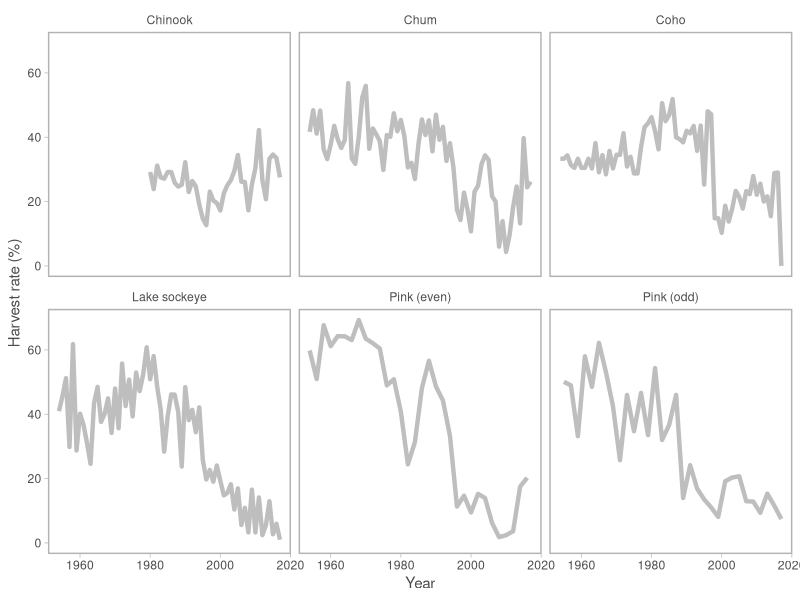
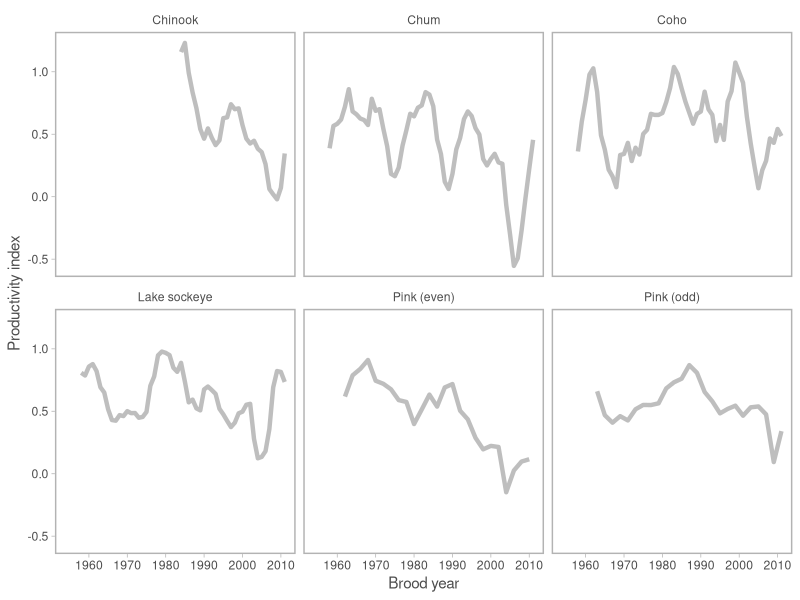
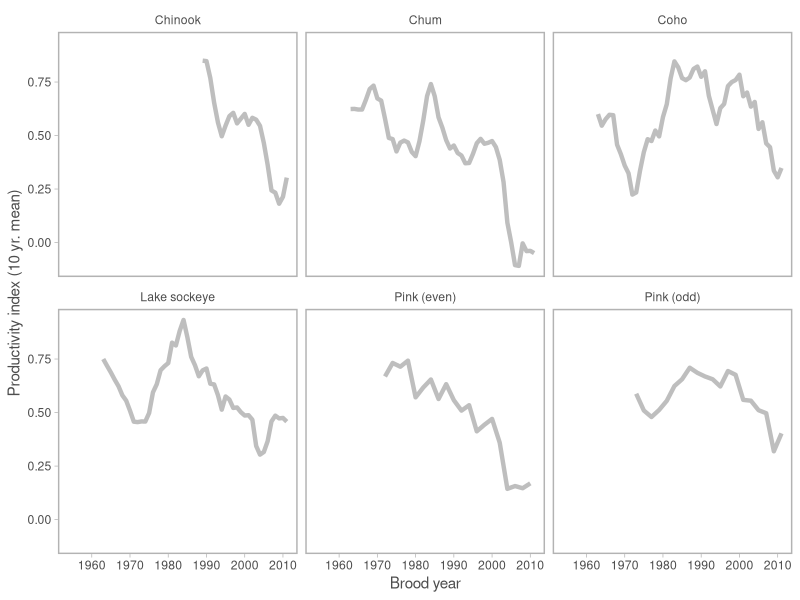
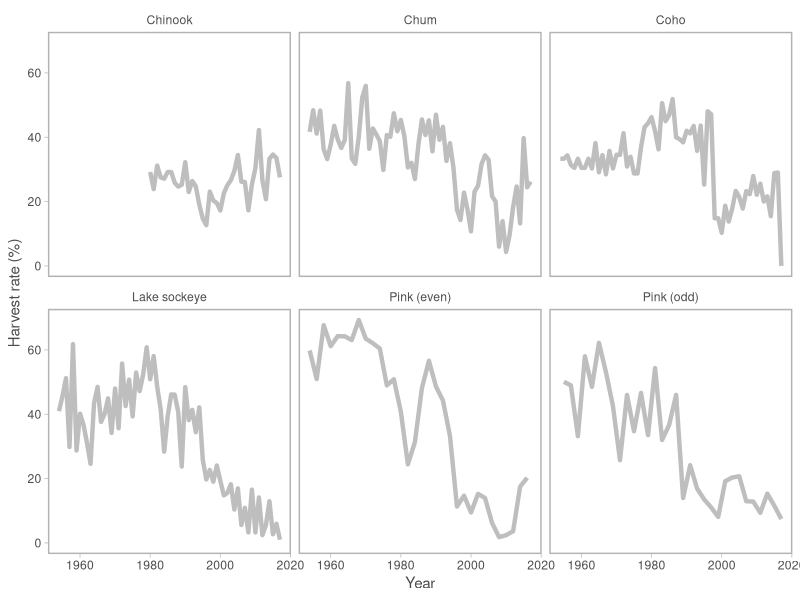
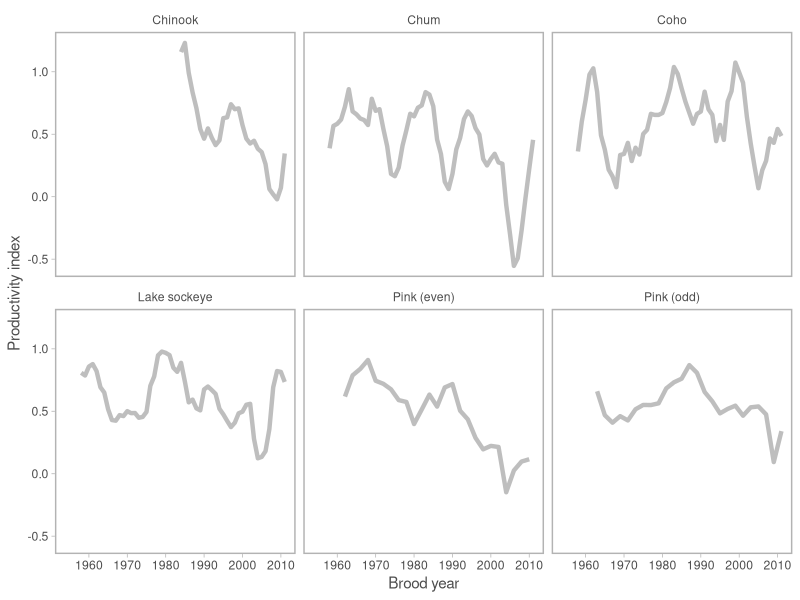
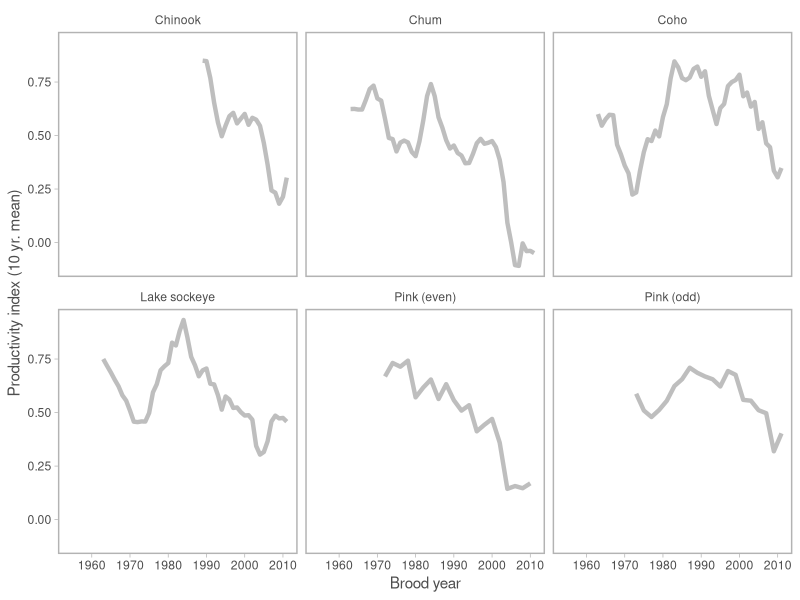

R code for these plots, in order:
library(tidyverse)

theme_sleek <- function(base_size = 11, base_family = "") {
  half_line <- base_size/2
  theme_light(base_size = base_size, base_family = base_family) +
    theme(
      panel.grid.major = element_blank(),
      panel.grid.minor = element_blank(),
      axis.ticks.length = unit(half_line / 2.2, "pt"),
      strip.background = element_rect(fill = NA, colour = NA),
      strip.text.x = element_text(colour = "grey30"),
      strip.text.y = element_text(colour = "grey30"),
      axis.text = element_text(colour = "grey30"),
      axis.title = element_text(colour = "grey30"),
      legend.title = element_text(colour = "grey30", size = rel(0.9)),
      panel.border = element_rect(fill = NA, colour = "grey70", size = 1),
      legend.key.size = unit(0.9, "lines"),
      legend.text = element_text(size = rel(0.7), colour = "grey30"),
      legend.key = element_rect(colour = NA, fill = NA),
      legend.background = element_rect(colour = NA, fill = NA),
      plot.title = element_text(colour = "grey30", size = rel(1)),
      plot.subtitle = element_text(colour = "grey30", size = rel(.85))
    )
}

# load data ----
er_data_pse <- read.csv("data/CU-ERs-Nov_2_2022_11_11_22_QueryResults.csv") # from PSE
resid_data_pse <- read.csv("data/CU-resids-Nov_4_2022_14_57_48_QueryResults.csv") # from PSE

# er plots ----
er_data <- er_data_pse %>%
  group_by(species, year) %>%
  summarise(avg_er = mean(datavalue)) %>%
  select(species, year,avg_er)

ggplot(er_data, aes( y = avg_er*100, x = year)) +
  geom_line(size=1.5, color="grey") +
  labs(x = "Year", y = "Harvest rate (%)") +
  facet_wrap(~species) +
  theme_sleek() 

ggsave("figs/all-er-avg.jpeg", width = 8, height = 5, units = "in")

# resid plots ----

data_resid <- resid_data_pse %>%
  pivot_wider(names_from = parameter, values_from = datavalue) %>%
  drop_na(Recruits) %>%
  mutate(prod = log(Recruits/Spawners)) %>%
  drop_na(prod) %>%
  group_by(species, year) %>%
  summarise(avg_prod = mean(prod)) %>%
  mutate(smooth_avg_prod = zoo::rollmean(avg_prod, k = 5, fill = NA, align = "right"))%>%
  mutate(smooth_10_avg_prod = zoo::rollmean(avg_prod, k = 10, fill = NA, align = "right"))%>%
  select(species, year,avg_prod,smooth_avg_prod,smooth_10_avg_prod)

ggplot(data_resid%>%filter(species != "River sockeye", year<2012), aes( y = smooth_avg_prod, x = year)) +
  geom_line(size=1.5, color="grey") +
  labs(x = "Brood year", y = "Productivity index") +
  facet_wrap(~species) +
  theme_sleek() 

ggsave("figs/all-prod-avg.jpeg", width = 6, height = 4, units = "in")

ggplot(data_resid%>%filter(species != "River sockeye", year<2012), aes( y = smooth_10_avg_prod, x = year)) +
  geom_line(size=1.5, color="grey") +
  labs(x = "Brood year", y = "Productivity index (10 yr. mean)") +
  facet_wrap(~species) +
  theme_sleek() 

ggsave("figs/all-prod-10_avg.jpeg", width = 7, height = 4, units = "in")
